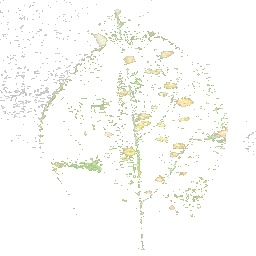
#> input picture feat/input2.jpg, 256 x 256 px, found by its file name
$ python glcm_fix.py   (older library calls are emulated)
#> lines starting #> are read from the running program, lines starting #| are printed output that depends on the picture; long printed decimals are rounded
import numpy as np
import cv2
from skimage.feature import greycomatrix, greycoprops
from skimage import feature,io
from skimage import io, color, img_as_ubyte
from matplotlib import pyplot as plt

img = io.imread('input2.jpg')
#> img is the input picture: shape (256, 256, 3); mean R, G, B 250.3, 250.7, 247.8

gray = color.rgb2gray(img)
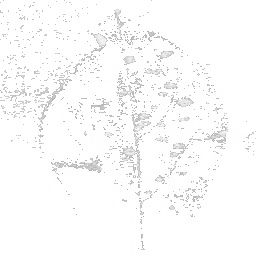
#> gray: shape (256, 256) float64; min 0.676, max 1, mean 0.982
image = img_as_ubyte(gray)

bins = np.array([0, 16, 32, 48, 64, 80, 96, 112, 128, 144, 160, 176, 192, 208, 224, 240, 255]) #16-bit
inds = np.digitize(image, bins)
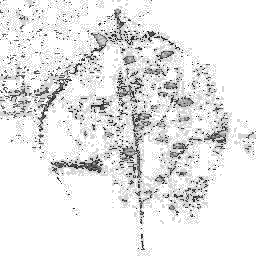
#> inds: shape (256, 256) int64; min 11, max 17, mean 16.45; drawn with min black and max white

max_value = inds.max()+1
#> max_value = 18
matrix = greycomatrix(inds, [1], [0, np.pi/4, np.pi/2, 3*np.pi/4], levels=max_value, normed=False, symmetric=False)


gs = cv2.cvtColor(img,cv2.COLOR_RGB2GRAY)
#plt.imshow(gs,cmap='Greys_r')
#plt.imshow(img,cmap="Greys_r")
red_channel = img[:,:,0]
#plt.imshow(red_channel,cmap="Greys_r")
green_channel = img[:,:,1]
#plt.imshow(green_channel,cmap="Greys_r")
blue_channel = img[:,:,2]
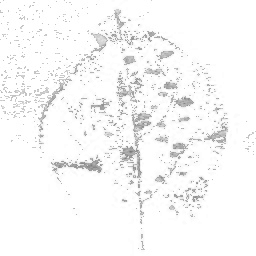
#> blue_channel: shape (256, 256); min 118, max 255, mean 247.8
#plt.imshow(blue_channel,cmap="Greys_r")
np.mean(blue_channel)
blue_channel[blue_channel == 255] = 0
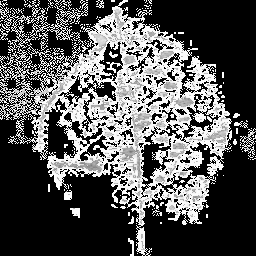
#> blue_channel: shape (256, 256); min 0, max 254, mean 84.8
green_channel[green_channel == 255] = 0
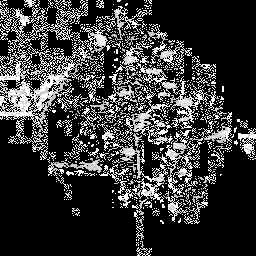
#> green_channel: shape (256, 256); min 0, max 254, mean 55.4
red_channel[red_channel == 255] = 0
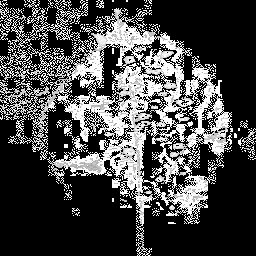
#> red_channel: shape (256, 256); min 0, max 254, mean 71.9
red_mean = np.mean(red_channel)
#> red_mean = 71.91
print('Mean of Red',red_mean)
#| Mean of Red 71.911
green_mean = np.mean(green_channel)
#> green_mean = 55.43
print('Mean of Green',green_mean)
#| Mean of Green 55.431
blue_mean = np.mean(blue_channel)
#> blue_mean = 84.85
print('Mean of Blue',blue_mean)
#| Mean of Blue 84.845
red_var = np.std(red_channel)
#> red_var = 110.6
print('Std of Red',red_var)
#| Std of Red 110.614
blue_var = np.std(blue_channel)
#> blue_var = 114.3
print('Std of Blue',blue_var)
#| Std of Blue 114.298
green_var = np.std(green_channel)
#> green_var = 101
print('Std of Green',green_var)
#| Std of Green 100.958


# GLCM properties
def contrast_feature(matrix_coocurrence):
	contrast = greycoprops(matrix_coocurrence, 'contrast')
	return "Contrast = ", contrast

def dissimilarity_feature(matrix_coocurrence):
	dissimilarity = greycoprops(matrix_coocurrence, 'dissimilarity')
	return "Dissimilarity = ", dissimilarity

def homogeneity_feature(matrix_coocurrence):
	homogeneity = greycoprops(matrix_coocurrence, 'homogeneity')
	return "Homogeneity = ", homogeneity

def energy_feature(matrix_coocurrence):
	energy = greycoprops(matrix_coocurrence, 'energy')
	return "Energy = ", energy

def correlation_feature(matrix_coocurrence):
	correlation = greycoprops(matrix_coocurrence, 'correlation')
	return "Correlation = ", correlation

def asm_feature(matrix_coocurrence):
	asm = greycoprops(matrix_coocurrence, 'ASM')
	return "ASM = ", asm


ContrastStats = feature.greycoprops(matrix, 'contrast')
#> ContrastStats = [[0.993, 1.28, 1.19, 1.27]]
CorrelationStats = feature.greycoprops(matrix, 'correlation')
#> CorrelationStats = [[0.59, 0.472, 0.509, 0.476]]
HomogeneityStats = feature.greycoprops(matrix, 'homogeneity')
#> HomogeneityStats = [[0.841, 0.825, 0.825, 0.826]]
EnergyStats = feature.greycoprops(matrix, 'energy')
#> EnergyStats = [[0.606, 0.605, 0.601, 0.605]]
ASMStats = feature.greycoprops(matrix, 'ASM')
#> ASMStats = [[0.367, 0.366, 0.362, 0.366]]

print('Contrast = ',np.mean(ContrastStats))
#| Contrast =  1.185
print('Correlatin = ',np.mean(CorrelationStats))
#| Correlatin =  0.5118
print('Homogenity = ',np.mean(HomogeneityStats))
#| Homogenity =  0.8289
print('Energy = ',np.mean(EnergyStats))
#| Energy =  0.6044
print('Entropy = ',np.mean(ASMStats))
#| Entropy =  0.3653


# [6 lines of commented-out code are left out]

$ run again, with feat/input1.jpg copied over feat/input2.jpg
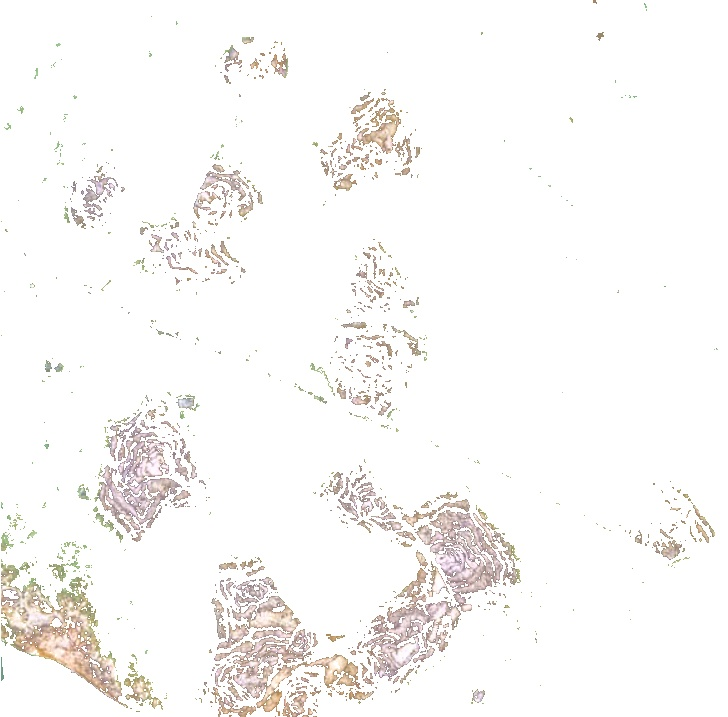
#> input picture feat/input1.jpg, 728 x 717 px, found by its file name
#> img is the input picture: shape (717, 728, 3); mean R, G, B 249.3, 248, 246.7
#> `inds = np.digitize(image, bins)`:
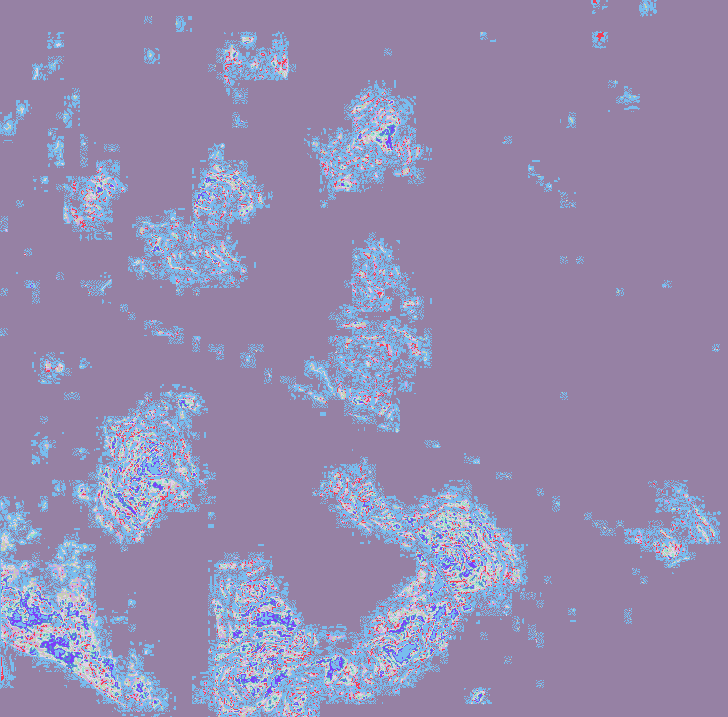
#> inds: shape (717, 728) int64; 10 distinct labels, from 8 to 17; one colour per label, 0 black
#> max_value = 18
#> `red_channel[red_channel == 255] = 0`:
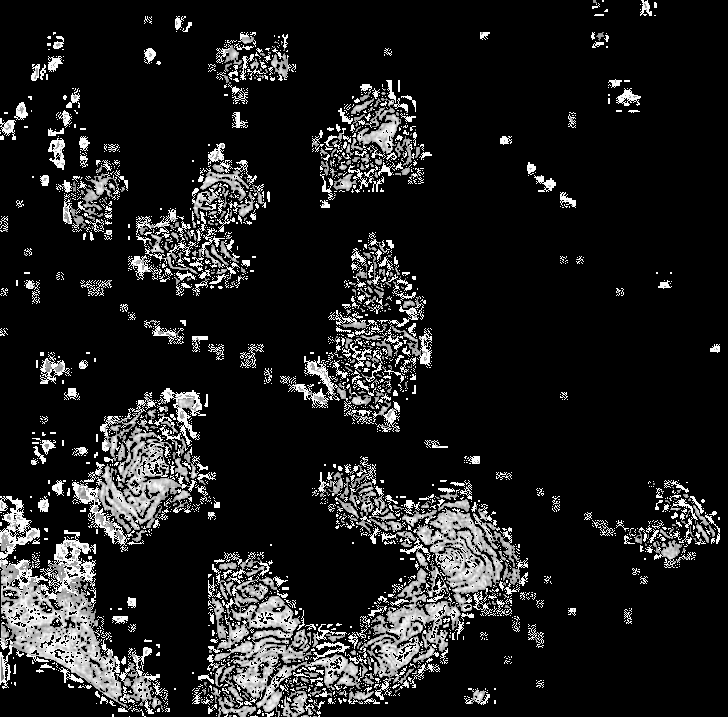
#> red_channel: shape (717, 728); min 0, max 254, mean 31.7
#> red_mean = 31.68
#| Mean of Red 31.681
#> green_mean = 38.25
#| Mean of Green 38.245
#> blue_mean = 45.38
#| Mean of Blue 45.384
#> red_var = 77.99
#| Std of Red 77.988
#> blue_var = 90.47
#| Std of Blue 90.467
#> green_var = 84.39
#| Std of Green 84.394
#> ContrastStats = [[1.28, 1.57, 1.27, 1.62]]
#> CorrelationStats = [[0.75, 0.695, 0.751, 0.684]]
#> HomogeneityStats = [[0.911, 0.9, 0.91, 0.897]]
#> EnergyStats = [[0.773, 0.772, 0.772, 0.771]]
#> ASMStats = [[0.598, 0.595, 0.597, 0.595]]
#| Contrast =  1.435
#| Correlatin =  0.7201
#| Homogenity =  0.9043
#| Energy =  0.7721
#| Entropy =  0.5962

$ run again, with feat/input3.jpg copied over feat/input2.jpg
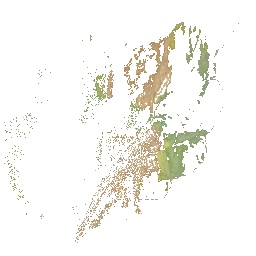
#> input picture feat/input3.jpg, 256 x 256 px, found by its file name
#> img is the input picture: shape (256, 256, 3); mean R, G, B 246.4, 245.7, 241.4
#> `inds = np.digitize(image, bins)`:
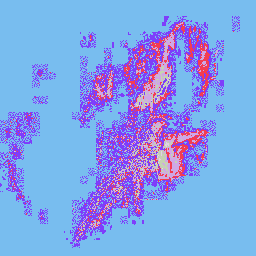
#> inds: shape (256, 256) int64; 7 distinct labels, from 9 to 17; one colour per label, 0 black
#> max_value = 18
#> `red_channel[red_channel == 255] = 0`:
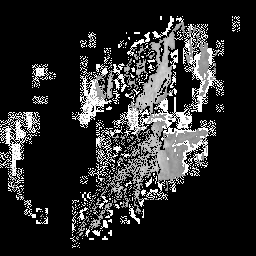
#> red_channel: shape (256, 256); min 0, max 254, mean 43.5
#> red_mean = 43.46
#| Mean of Red 43.456
#> green_mean = 45.53
#| Mean of Green 45.531
#> blue_mean = 61.14
#| Mean of Blue 61.138
#> red_var = 88.06
#| Std of Red 88.056
#> blue_var = 99.72
#| Std of Blue 99.723
#> green_var = 89.57
#| Std of Green 89.574
#> ContrastStats = [[2.13, 2.37, 1.87, 2.18]]
#> CorrelationStats = [[0.699, 0.667, 0.736, 0.693]]
#> HomogeneityStats = [[0.873, 0.868, 0.883, 0.875]]
#> EnergyStats = [[0.692, 0.692, 0.693, 0.693]]
#> ASMStats = [[0.479, 0.479, 0.481, 0.48]]
#| Contrast =  2.139
#| Correlatin =  0.6985
#| Homogenity =  0.875
#| Energy =  0.6927
#| Entropy =  0.4798

$ run again, with feat/input4.jpg copied over feat/input2.jpg
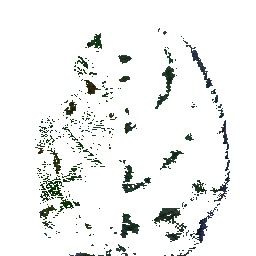
#> input picture feat/input4.jpg, 256 x 256 px, found by its file name
#> img is the input picture: shape (256, 256, 3); mean R, G, B 238.9, 240.4, 239.1
#> `inds = np.digitize(image, bins)`:
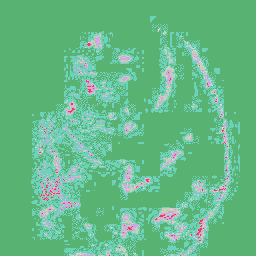
#> inds: shape (256, 256) int64; 7 distinct labels, from 1 to 17; one colour per label, 0 black
#> max_value = 18
#> `red_channel[red_channel == 255] = 0`:
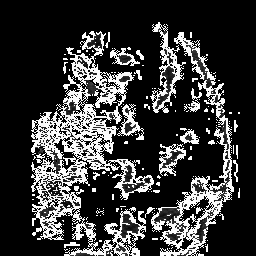
#> red_channel: shape (256, 256); min 0, max 254, mean 57
#> red_mean = 57.01
#| Mean of Red 57.007
#> green_mean = 31.55
#| Mean of Green 31.546
#> blue_mean = 49.05
#| Mean of Blue 49.053
#> red_var = 102.6
#| Std of Red 102.633
#> blue_var = 96.51
#| Std of Blue 96.515
#> green_var = 79.16
#| Std of Green 79.157
#> ContrastStats = [[6.61, 9.33, 7.81, 9.36]]
#> CorrelationStats = [[0.721, 0.605, 0.669, 0.604]]
#> HomogeneityStats = [[0.887, 0.866, 0.88, 0.867]]
#> EnergyStats = [[0.679, 0.673, 0.681, 0.674]]
#> ASMStats = [[0.461, 0.453, 0.463, 0.454]]
#| Contrast =  8.277
#| Correlatin =  0.6497
#| Homogenity =  0.8752
#| Energy =  0.6767
#| Entropy =  0.4579
